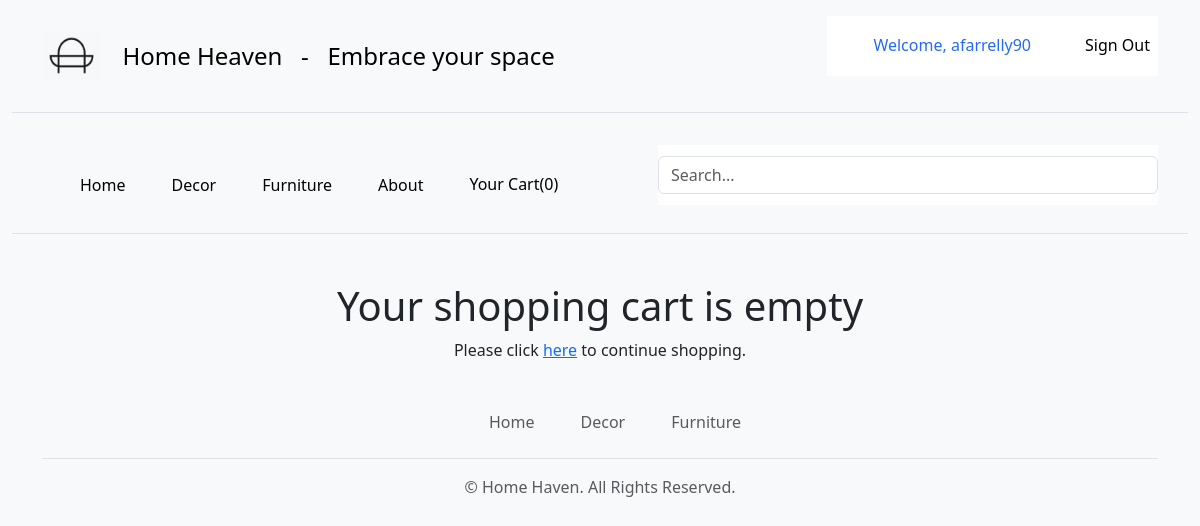
The app's page /cart/detail/ (signed in) with its own data.
### accounts/models.py (models this page shows, shortened)
class CustomUser(AbstractUser):
    dob = models.DateField(null=True, blank=True,verbose_name = 'Date of Birth')
    phone = models.CharField(max_length=10, blank=True, null=True, verbose_name='Phone Number')
    signup_date = models.DateTimeField(auto_now_add=True, blank = True, null= True)

### shop/models.py (models this page shows, shortened)
class Category(models.Model):
    id = models.UUIDField(primary_key=True,default=uuid.uuid4,editable=False)
    name = models.CharField(max_length=250, unique=True)
    description = models.TextField(blank = True)
    image = models.ImageField(upload_to = 'category', blank=True)
    class Meta:
        ordering = ('name',)
        verbose_name = 'category'
        verbose_name_plural = 'categories'
    def get_absolute_url(self):
        return reverse('shop:products_by_category', args=[self.id])

### cart/views.py (the view, shortened to what this page needs)
# urls.py: path('detail/', views.cart_detail, name='cart_detail'),
def cart_detail(request, total=0, counter=0, cart_items=None):
    discount = 0
    new_total = 0
    try:
        cart = Cart.objects.get(cart_id=_cart_id(request))
        cart_items = CartItem.objects.filter(cart=cart, active=True)
        for cart_item in cart_items:
            total += cart_item.product.price * cart_item.quantity
            counter += cart_item.quantity
    except ObjectDoesNotExist:
        pass
    stripe.api_key = settings.STRIPE_SECRET_KEY
    stripe_total = int(total * 100)
    description = "Home Haven: Online Shop - New Order"
    data_key = settings.STRIPE_PUBLISHABLE_KEY
    return render(
        request,
        "cart_info.html",
        {
            "cart_items": cart_items,
            "total": total,
            "counter": counter,
            "data_key": data_key,
            "stripe_total": stripe_total,
            "description": description,
            "new_total": new_total,
            "discount": discount,
        },
    )

### cart/context_processors.py (called while the page is built)
def counter(request):
    item_count = 0
    if 'admin' in request.path:
        return {}
    try:
        cart = Cart.objects.get(cart_id=_cart_id(request))
        cart_items = CartItem.objects.filter(cart=cart)
        item_count = sum(cart_item.quantity for cart_item in cart_items)
    except Cart.DoesNotExist:
        item_count = 0
    return {'item_count': item_count}

### cart/views.py (called while the page is built)
def _cart_id(request):
    cart = request.session.session_key
    if not cart:
        cart = request.session.create()
    return cart

### shop/context_processors.py (called while the page is built)
def menu_links(request):
    categories = Category.objects.all()
    return {'categories':categories}

### cart/templates/cart_info.html (shortened to what this page needs)
{% extends "base.html" %}
{% load static %}
{% block content %}
    {% if not cart_items %}
        <div class="container mt-5">
            <div class="text-center">
                <h1 class="text-center my_title">Your shopping cart is empty</h1>
                <p class="text-center">
                    Please click <a href="{% url 'shop:all_products' %}">here</a> to continue shopping.
                </p>
            </div>
        </div>
    {% endif %}
{% endblock %}

### shop/templates/navbar.html (shortened to what this page needs)
{% load static %}
<header class="py-3 mb-4 border-bottom">
  <div class="container d-flex flex-wrap justify-content-center">
    <a href="/" class="d-flex align-items-center mb-3 mb-lg-0 me-lg-auto link-body-emphasis text-decoration-none">
      <img src="{% static 'images/logo2.png' %}" alt="Home Decoration Store" class="bi me-2" width="60" height="50">
      <span class="fs-4">&nbsp&nbspHome Heaven &nbsp&nbsp- &nbsp Embrace your space</span>
    </a>
    <ul class="nav">
      <ul class="navbar">
        {% if user and user.is_authenticated %}
        <li class="nav-item">
          <div class="dropdown">
            <a href="#" class="nav-link" role="button">
              Welcome, {{ user.username }}
            </a>
          </div>
        </li>
        <li class="nav-item">
          <a href="{% url 'logout' %}" class="nav-link link-body-emphasis px-2">Sign Out </a>
        </li>
        {% endif %}
      </ul>
    </ul>
  </div>
</header>
<nav class="py-2 bg-body-tertiary border-bottom">
  <div class="container d-flex flex-wrap">
    <ul class="nav me-auto">
      <li class="nav-item"><a href="{% url 'shop:all_products' %}" class="nav-link link-body-emphasis px-2 active"
          aria-current="page">Home</a></li>
      {% for cat in categories %}
      <li class="nav-item"><a href="{{cat.get_absolute_url}}" class="nav-link link-body-emphasis px-2">{{cat.name}}</a>
      </li>
      {% endfor %}
      <li class="nav-item"><a href="#" class="nav-link link-body-emphasis px-2">About</a></li>
      <li class="nav-item text-center">
        <a class="nav-link link-body-emphasis px-2" href="{% url 'cart:cart_detail' %}">Your Cart({{ item_count|default:"0" }})</a>
      </li>
    </ul>
    <ul class="nav">
      <ul class="navbar search_bar">
        <form class="col-12 col-lg-auto mb-3 mb-lg-0" role="search" method="POST" action="{% url 'search-view' %}">
          <input class="form-control" type="search" placeholder="Search..." name="search_query" aria-label="Search">
        </form>
      </ul>
    </ul>
  </div>
</nav>

### shop/templates/footer.html (shortened to what this page needs)
  <div class="container">
    <footer class="py-3 my-4">
        <ul class="nav justify-content-center border-bottom pb-3 mb-3">
            <li class="nav-item"><a href="#" class="nav-link px-2 text-muted">Home</a></li>
            {% for cat in categories %}
            <li class="nav-item"><a  href="{{cat.get_absolute_url}}" class="nav-link px-2 text-muted">{{cat.name}}</a></li>
            {% endfor %}
          </ul>
            <p class="text-center text-muted">© Home Haven. All Rights Reserved.</p>
      </div>

### static/css/custom.css (style rules this page uses)
.container { max-width: 1200px; margin: 0 auto; padding: 0 20px; }
.navbar { background-color: rgb(255, 255, 255); height: 60px; display: flex; justify-content: space-between; align-items: center; color: rgb(0, 0, 0); padding: 0 20px; align-content: center; line-height: 10px; margin-bottom: 20px; }
.nav-item { position: relative; text-decoration: none; margin-left: 30px; list-style: none; display: flex; align-items: center; }
.nav-item a { text-decoration: none; color: #2569fa; }
.search_bar { width: 500px; }
.search_bar input { width: 500px; }

### records on screen
CustomUser: username "afarrelly90"
Category: name "Decor"
Category: name "Furniture"

### other values on screen
{{ item_count|default:"0" }} "0"
